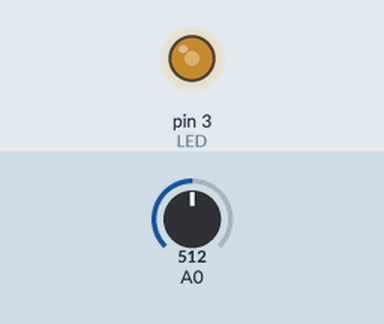
Recording of a sketch running on a simulated Arduino Uno, built with avr-gcc and run on an emulated ATmega328P. Shown: output pins drawn as LEDs (lit = HIGH). Inputs (shaded band) come from the test bench; at power-on: A0 = 512.

Above: at 1.2 s.
1.3 s: A0 set to 306
At 2.5 s:
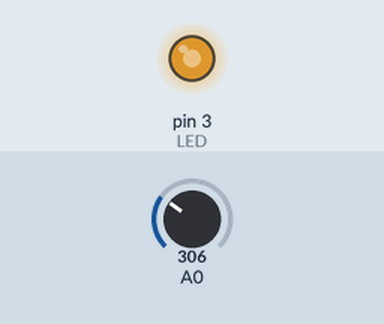
2.8 s: A0 set to 122
At 3.8 s:
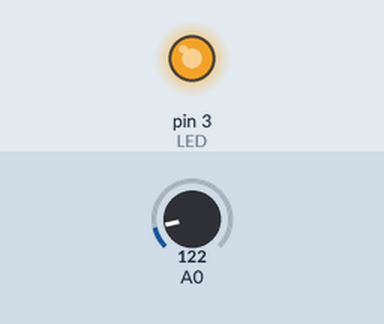
4.3 s: A0 set to 900
At 5.0 s:
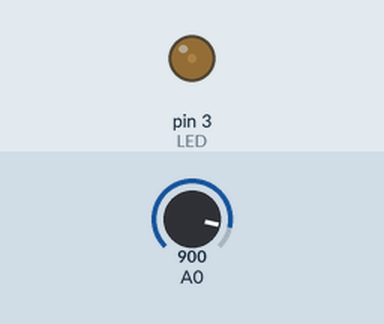
5.8 s: A0 set to 1023
At 6.2 s:
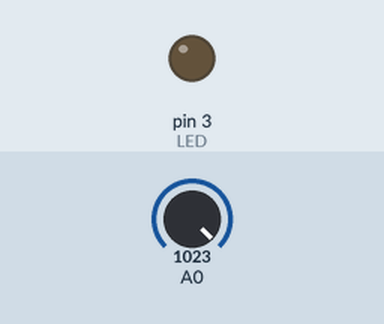
Timing chart, 0 to 8.3 s (numbered marks = the images above; inputs shaded):
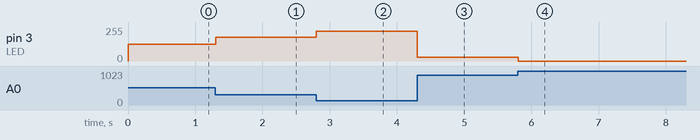

Measured:
- after the input at 1.3 s, pin 3 (LED): 127/255 → 179/255 at once
- after the input at 2.8 s, pin 3 (LED): 179/255 → 225/255 at once
- after the input at 4.3 s, pin 3 (LED): 225/255 → 30/255 at once
- after the input at 5.8 s, pin 3 (LED): 30/255 → 0/255 at once

The sketch:

PWM.ino
```cpp
/*To Control the Brightness of the LED using LDR Sensor */
// This code is ALTERED CODE of 1st written PWM with for loop (Now removed)

// My Comment
/*Comment said by Mam*/

#define LED         3
#define LDR_SENSOR  A0
// Only * PINS i.e., Only in PINS=3,5,6,9,10,11 we can generate PWM


void setup()
{
  /*To Configure LED Pin as Output*/
  pinMode(LED, OUTPUT);

}

unsigned int ldr_val; //Unsigned int is considered because, We are Not going to get any negative values

void loop()
{
  /*To Read the Values from LDR Sensor connected to A0 PIN*/
  ldr_val = analogRead(A0);

  /*Mapping 0-1023(Votage) to 255-0(DutyCycle)*/
  /*Scaling down 0-1023 -> 255-0 */
  ldr_val = (1023 - ldr_val)/4;

  /*To assign Duty Cycle to LED based on LDR Value*/
  analogWrite(LED, ldr_val);
  delay(100);


}
```
